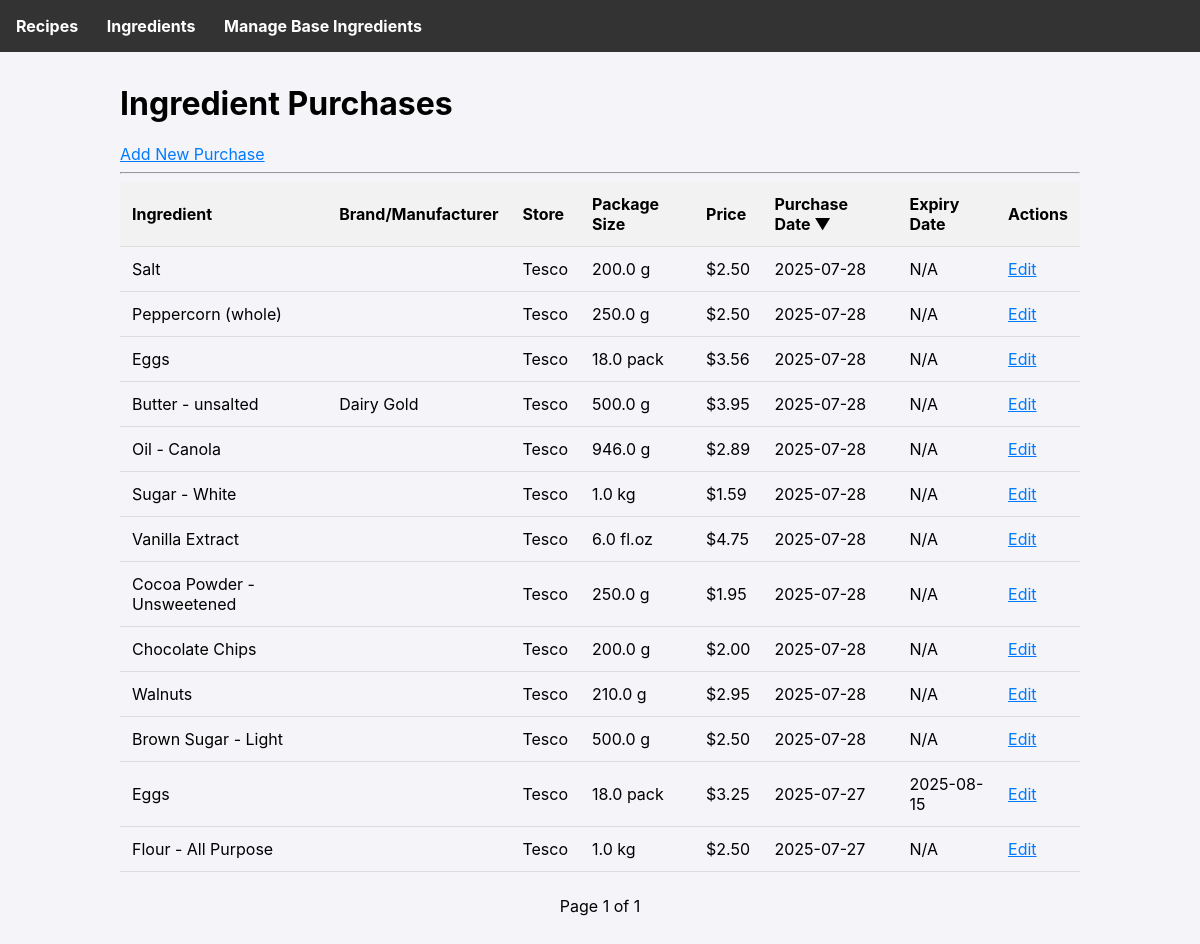
The page /ingredients on the database as committed earlier.
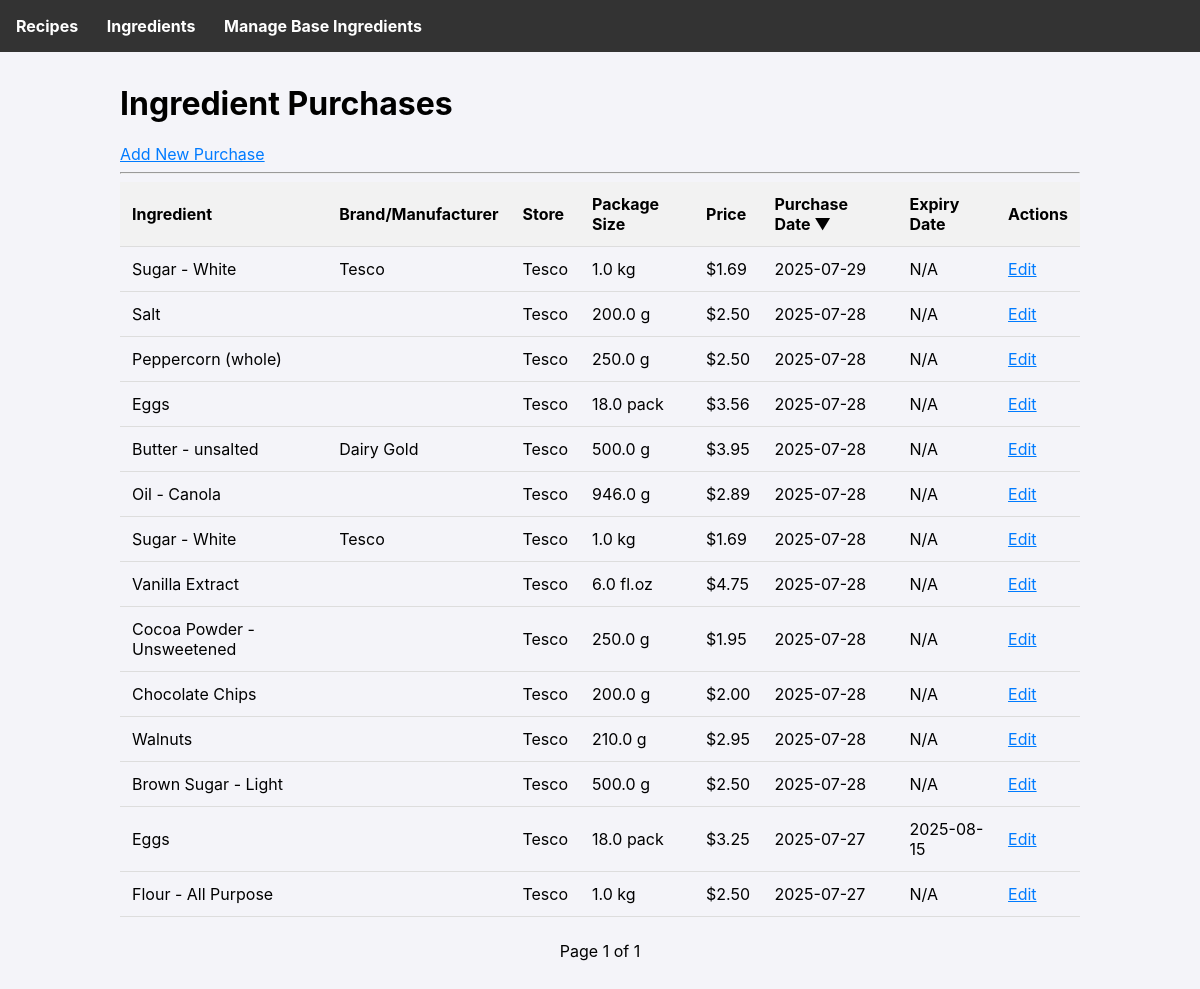
The same page on the database as committed later.
### tables this page shows
CREATE TABLE ingredient_purchases (
        id INTEGER PRIMARY KEY AUTOINCREMENT,
        ingredient_id INTEGER NOT NULL,
        store TEXT,
        package_amount REAL NOT NULL,
        package_unit TEXT NOT NULL,
        price REAL NOT NULL,
        purchase_date TEXT NOT NULL,
        expiry_date TEXT, brand TEXT,
        FOREIGN KEY (ingredient_id) REFERENCES ingredients (id)
    );

CREATE TABLE ingredients (
        id INTEGER PRIMARY KEY AUTOINCREMENT,
        name TEXT UNIQUE NOT NULL
    , density_g_ml REAL);

### app.py (the view)
@app.route('/ingredients')
def list_ingredients():
    db = get_db()
    page = request.args.get('page', 1, type=int)
    per_page = 25
    offset = (page - 1) * per_page
    sort_by = request.args.get('sort_by', 'purchase_date') # Default sort
    order = request.args.get('order', 'desc') # Default order
    allowed_sort_columns = {
        'name': 'i.name',
        'store': 'ip.store',
        'purchase_date': 'ip.purchase_date'
    }
    sort_column = allowed_sort_columns.get(sort_by, 'ip.purchase_date')
    if order not in ['asc', 'desc']:
        order = 'desc'
    distinct_stores = db.execute('SELECT DISTINCT store FROM ingredient_purchases ORDER BY store').fetchall()
    distinct_ingredients = db.execute('SELECT DISTINCT name FROM ingredients ORDER BY name').fetchall()
    query = f'''
        SELECT ip.*, i.name
        FROM ingredient_purchases ip JOIN ingredients i ON ip.ingredient_id = i.id
        ORDER BY {sort_column} {order}
        LIMIT ? OFFSET ?
    '''
    purchases = db.execute(query, (per_page, offset)).fetchall()
    total_purchases = db.execute('SELECT COUNT(id) FROM ingredient_purchases').fetchone()[0]
    total_pages = (total_purchases + per_page - 1) // per_page
    return render_template('ingredients.html', purchases=purchases,
                           page=page, total_pages=total_pages,
                           sort_by=sort_by, order=order)

### app.py (called while the page is built)
def get_db():
    if 'db' not in g:
        g.db = sqlite3.connect(DATABASE)
        g.db.row_factory = sqlite3.Row
    return g.db

### templates/ingredients.html (shortened to what this page needs)
{% extends 'base.html' %}
{% block content %}
  <h1>Ingredient Purchases</h1>
  <a href="{{ url_for('add_ingredient') }}">Add New Purchase</a>
  <hr>
  <table class="sortable">
      <thead>
          <tr>
              {% macro sortable_header(column_key, display_name) %}
                {% set next_order = 'asc' if sort_by == column_key and order == 'desc' else 'desc' %}
                <th class="{% if sort_by == column_key %}sorted-{{ order }}{% endif %}">
                    <a href="{{ url_for('list_ingredients', page=page, sort_by=column_key, order=next_order) }}">{{ display_name }}</a>
                </th>
              {% endmacro %}
              {{ sortable_header('name', 'Ingredient') }}
              <th>Brand/Manufacturer</th>
              {{ sortable_header('store', 'Store') }}
              <th>Package Size</th>
              <th>Price</th>
              {{ sortable_header('purchase_date', 'Purchase Date') }}
              <th>Expiry Date</th>
              <th>Actions</th>
          </tr>
      </thead>
      <tbody>
          {% for p in purchases %}
          <tr>
              <td>{{ p.name }}</td>
              <td>{{ p.brand or '' }}</td>
              <td>{{ p.store }}</td>
              <td>{{ p.package_amount }} {{ p.package_unit }}</td>
              <td>${{ '%.2f'|format(p.price) }}</td>
              <td>{{ p.purchase_date }}</td>
              <td>{{ p.expiry_date or 'N/A' }}</td>
              <td>
                  <a href="{{ url_for('edit_ingredient', purchase_id=p.id) }}">Edit</a>
              </td>
          </tr>
          {% else %}
          <tr>
              <td colspan="8">No ingredient purchases found.</td>
          </tr>
          {% endfor %}
      </tbody>
  </table>
  <div class="pagination">
    <span>Page {{ page }} of {{ total_pages }}</span>
  </div>
{% endblock %}

### templates/base.html (shortened to what this page needs)
<!doctype html>
<html lang="en">
<head>
</head>
<body>
    <nav>
        <a href="{{ url_for('index') }}">Recipes</a>
        <a href="{{ url_for('list_ingredients') }}">Ingredients</a>
        <a href="{{ url_for('list_base_ingredients') }}">Manage Base Ingredients</a>
    </nav>
    <div class="container">
        {% block content %}{% endblock %}
    </div>
</body>
</html>

### templates/base.html (style rules this page uses)
body { font-family: -apple-system, BlinkMacSystemFont, "Segoe UI", Roboto, "Helvetica Neue", Arial, sans-serif; margin: 0; background-color: #f4f4f9; }
nav { background-color: #333; padding: 1rem; }
nav a { color: white; text-decoration: none; margin-right: 1.5rem; font-weight: bold; }
.container { max-width: 960px; margin: 2rem auto; padding: 0 1rem; }
a { color: #007bff; }
table { width: 100%; border-collapse: collapse; }
th, td { padding: 0.75rem; text-align: left; border-bottom: 1px solid #ddd; }
th { background-color: #f2f2f2; }
.pagination { margin-top: 1.5rem; text-align: center; }
.sortable th a { text-decoration: none; color: inherit; }
.sortable th.sorted-desc a::after { content: ' ▼'; }

Rows that differ between the two databases and show on the page:
added ingredient_purchases: name "Sugar - White", brand "Tesco", store "Tesco", package_amount "1.0", package_unit "kg", price "1.69", purchase_date "2025-07-29", expiry_date "N/A"
changed ingredient_purchases (number 7 of 14 on the later page): brand (not shown) → "Tesco"; price "1.59" → "1.69"
